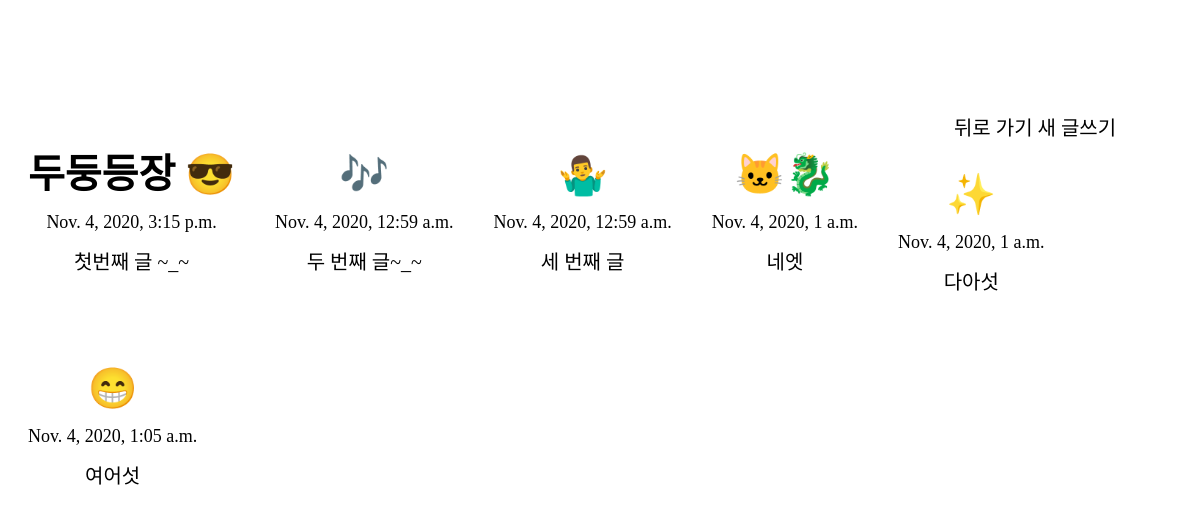
Page /post/ on the committed database.
### app/models.py (models this page shows, shortened)
class Post(models.Model):
    title = models.CharField(max_length=200)
    pub_date = models.DateTimeField('date published')
    content = models.TextField()

### app/views.py (the view)
# urls.py: path('post/', app.views.post, name='post'),
def post(request):
    posts = Post.objects.all()
    return render(request, 'post.html', {'posts': posts})

### app/templates/post.html (shortened to what this page needs)
<!DOCTYPE html>
<html lang="en">
<head>
</head>
<body>
    <div class = "all">
        <a href="{% url 'main' %}">뒤로 가기</a>
        <a href="{% url 'new' %}">새 글쓰기</a>
        {% for post in posts %}
        <div class="post">
            <h1>{{post.title}}</h1>
            <p style="font-size: 18px;">{{post.pub_date }}</p>
            <p>{{post.content}}</p>
        </div>
        {% endfor %}
    </div>
</body>
</html>

### app/templates/post.html (style rules this page uses)
.all { font-family: 'MapoFlowerIsland'; font-family: 'MapoFlowerIsland'; text-decoration: none; align-items: center; height: 100%; line-height: 100%; text-align: center; margin-top: 10%; font-size: 20px; }
.post { float: left; margin: 20px; }
a:link { text-decoration: none; color: black; }

### rows in the picture
Post: title "두둥등장 😎", pub_date "Nov. 4, 2020, 3:15 p.m.", content "첫번째 글 ~_~"
Post: title "🎶", pub_date "Nov. 4, 2020, 12:59 a.m.", content "두 번째 글~_~"
Post: title "🤷‍♂️", pub_date "Nov. 4, 2020, 12:59 a.m.", content "세 번째 글"
Post: title "🐱‍🐉", pub_date "Nov. 4, 2020, 1 a.m.", content "네엣"
Post: title "✨", pub_date "Nov. 4, 2020, 1 a.m.", content "다아섯"
Post: title "😁", pub_date "Nov. 4, 2020, 1:05 a.m.", content "여어섯"
